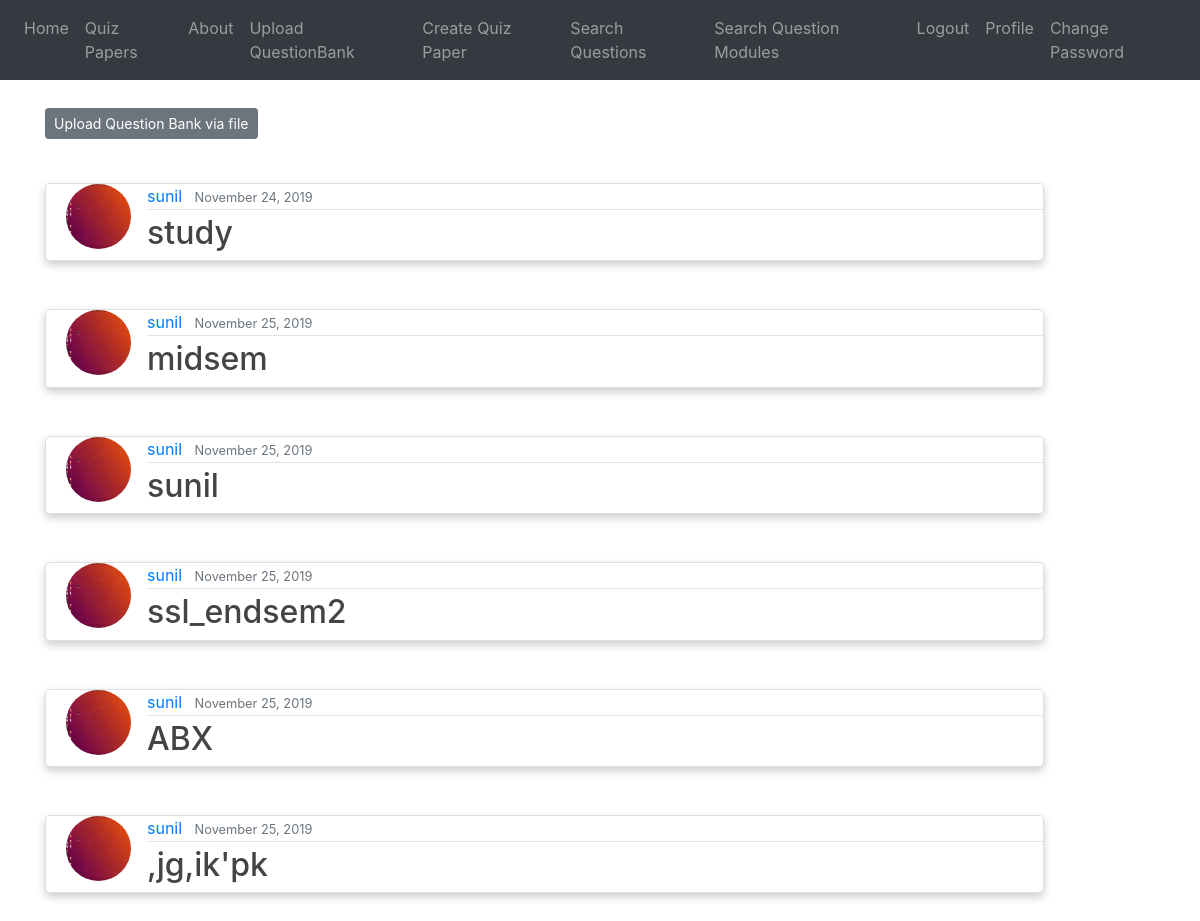
Page / (signed in) on the earlier database version.
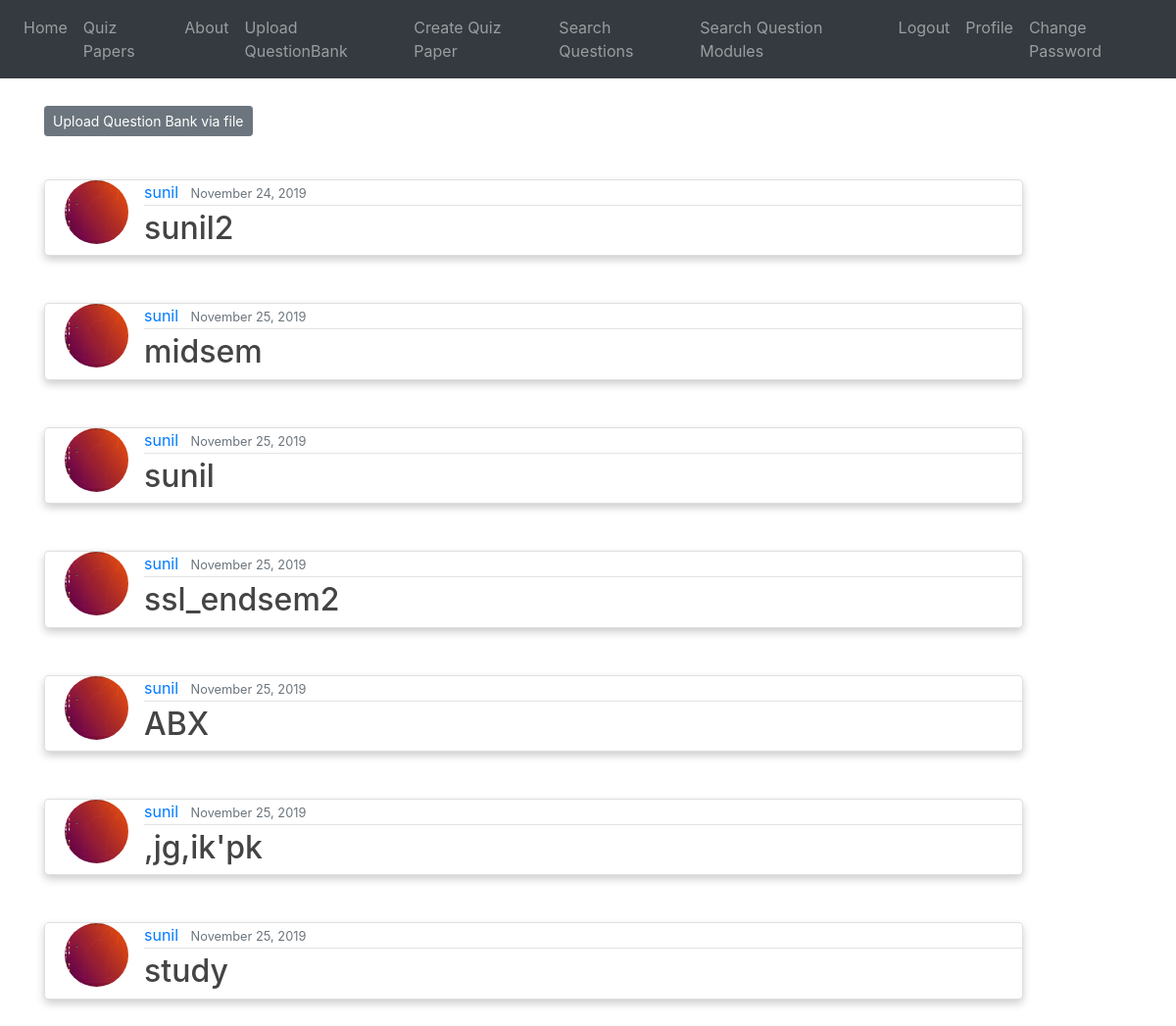
Same page on the later database version.
### blog/models.py (models this page shows, shortened)
class QuestionBank(models.Model):
    title = models.CharField(max_length=1000, unique=True)
    author = models.ForeignKey(User, on_delete=models.CASCADE)
    date_posted = models.DateTimeField(default=timezone.now)

### users/models.py (models this page shows, shortened)
class Profile(models.Model):
    user = models.OneToOneField(User, on_delete=models.CASCADE)
    image = models.ImageField(default='default.jpg', upload_to='profile_pics',
                              validators=[FileExtensionValidator(allowed_extensions=['jpg', 'png'])])

### blog/views.py (the view)
# urls.py: path('', QuestionListView.as_view(), name='blog-home'),
class QuestionListView(ListView):
    model = QuestionBank
    template_name = 'blog/home.html' #<app>/<model>_<ListView>.html
    context_object_name = 'questionBanks'
    ordering = ['date_posted']
    def get_context_data(self, **kwargs):
        context = super().get_context_data(**kwargs)
        context['title'] = "Home"
        return context

### blog/templates/blog/home.html
{% extends "blog/base.html" %}
{% block content %}
<br>
        <div class="form-group">
             <a class="btn btn-secondary btn-sm mt-1 mb-1" href="{% url 'qb-upload' %}">Upload Question Bank via file</a>
        </div>
<br>
    {% for post in questionBanks %}
        {% if post.author == user %}
        <div class="card">
        <article class="media content-section">
          <img class="rounded-circle article-img" width="10%" height="10%" src="{{ post.author.profile.image.url }}">
          <div class="media-body">
            <div class="article-metadata">
              <a class="mr-2" href="#">{{ post.author }}</a>
              <small class="text-muted">{{ post.date_posted|date:"F d, Y" }}</small>
            </div>
            <h2><a class="article-title" href="{% url 'bank-detail' post.id %}">{{ post.title }}</a></h2>
          </div>
        </article>
        </div><br><br>
        {% endif %}
    {% endfor %}
{% endblock content %}

Differences in the rows shown:
changed QuestionBank: title "study" → "sunil2"
added QuestionBank: author.profile.image (picture), author "sunil", date_posted "November 25, 2019", title "study"
